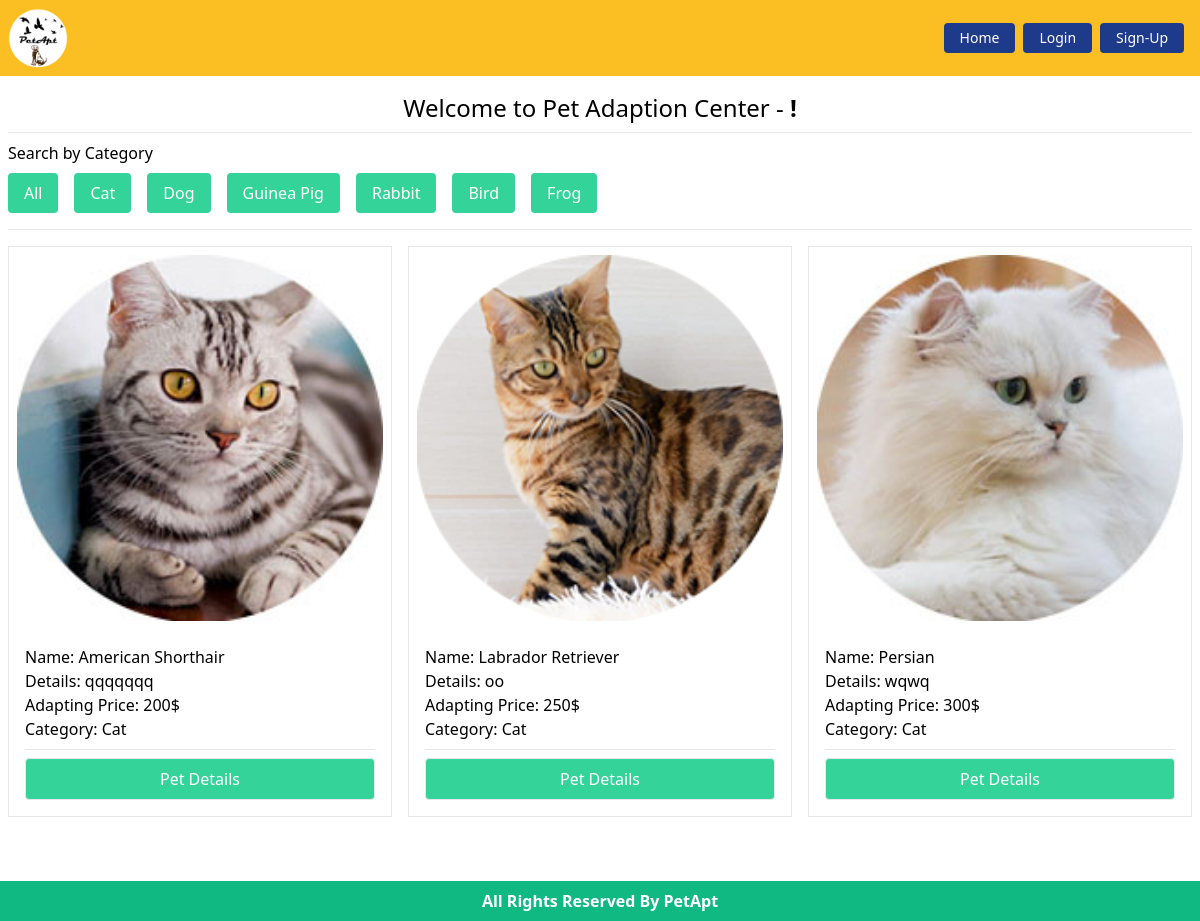
The app's page /pets/cat/ with its own data.
### Pets/models.py (models this page shows, shortened)
class PetCategory(models.Model):
    name = models.CharField(max_length=30)
    slug = models.SlugField(max_length=80)
    def __str__(self):
        return self.name

class Pet(models.Model):
    image = models.ImageField(upload_to='pets/media/images/')
    title = models.CharField(max_length = 40)
    description = models.TextField()
    adapt_price = models.IntegerField()
    category = models.ForeignKey(PetCategory, on_delete=models.CASCADE)

### PetApt/views.py (the view)
# urls.py: path('', home, name='home'),
def home(request, category_slug=None):
    pets = models.Pet.objects.all()
    category = models.PetCategory.objects.all()
    if category_slug is not None:
        filterOption = models.PetCategory.objects.get(slug = category_slug)
        pets = models.Pet.objects.filter(category = filterOption)
    return render(request, 'index.html', {'pets': pets, 'category': category})

### templates/index.html
{% extends 'base.html' %}
{% block content %}
<h2 class="text-2xl text-center">Welcome to Pet Adaption Center - <strong>{{request.user.first_name}} !</strong></h2>
<hr class="my-2">
<div>
    <p>Search by Category</p>
    <ul class="flex flex-wrap">
        <li><a href="{% url 'home' %}" class="bg-green-400 block p-2 px-4 ml-0 text-white rounded m-2">All</a></li>
        {% for item in category %}
        <li>
            <a href="{% url 'filterpet' item.slug %}" class="bg-green-400 block p-2 px-4 text-white rounded m-2">
                {{item}}
            </a>
        </li>
        {% endfor %}
    </ul>
</div>
<hr class="my-2">
<div class="pt-2 grid md:grid-cols-2 lg:grid-cols-3 grid-cols-1 xl:grid-cols-4 gap-4">
    {% for pet in pets %}
    <div class="pet-card border">
        <div class="p-2">
            <img src={{pet.image.url}} alt="pet" class="w-full">
        </div>
        <div class="p-4">
            <p>Name: {{pet.title}}</p>
            <p>Details: {{pet.description | truncatewords:10}}</p>
            <p>Adapting Price: {{pet.adapt_price}}$</p>
            <p>Category: {{pet.category}}</p>
            <hr class="my-2">
            <a href="{% url 'petDetails' pet.id %}"
                class="rounded w-full text-center text-white hover:bg-green-500 border bg-green-400 px-6 py-2 inline-block">
                Pet Details
            </a>
        </div>
    </div>
    {% endfor %}
</div>
<br>
{% endblock %}

### records on screen
PetCategory: name "Cat"
PetCategory: name "Dog"
PetCategory: name "Guinea Pig"
PetCategory: name "Rabbit"
PetCategory: name "Bird"
PetCategory: name "Frog"
Pet: image (picture), title "American Shorthair", description "qqqqqqq", adapt_price "200", category "Cat"
Pet: image (picture), title "Labrador Retriever", description "oo", adapt_price "250", category "Cat"
Pet: image (picture), title "Persian", description "wqwq", adapt_price "300", category "Cat"
